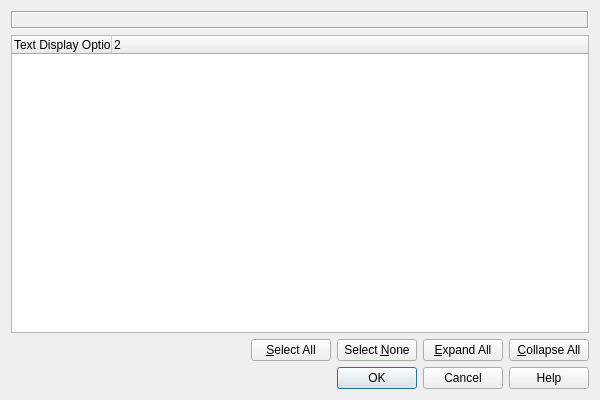
<?xml version="1.0" encoding="UTF-8"?>
<ui version="4.0">
 <class>TreeDialog</class>
 <widget class="QDialog" name="TreeDialog">
  <property name="geometry">
   <rect>
    <x>0</x>
    <y>0</y>
    <width>600</width>
    <height>400</height>
   </rect>
  </property>
  <property name="windowTitle">
   <string>Little Navmap - </string>
  </property>
  <layout class="QVBoxLayout" name="verticalLayout">
   <item>
    <widget class="QLabel" name="labelTreeDescription">
     <property name="frameShape">
      <enum>QFrame::Box</enum>
     </property>
     <property name="frameShadow">
      <enum>QFrame::Sunken</enum>
     </property>
     <property name="text">
      <string/>
     </property>
     <property name="wordWrap">
      <bool>true</bool>
     </property>
     <property name="margin">
      <number>5</number>
     </property>
     <property name="textInteractionFlags">
      <set>Qt::LinksAccessibleByMouse|Qt::TextSelectableByMouse</set>
     </property>
    </widget>
   </item>
   <item>
    <widget class="QTreeWidget" name="treeWidget">
     <property name="editTriggers">
      <set>QAbstractItemView::NoEditTriggers</set>
     </property>
     <property name="showDropIndicator" stdset="0">
      <bool>false</bool>
     </property>
     <property name="alternatingRowColors">
      <bool>true</bool>
     </property>
     <property name="selectionMode">
      <enum>QAbstractItemView::NoSelection</enum>
     </property>
     <property name="textElideMode">
      <enum>Qt::ElideNone</enum>
     </property>
     <property name="allColumnsShowFocus">
      <bool>true</bool>
     </property>
     <property name="wordWrap">
      <bool>true</bool>
     </property>
     <property name="columnCount">
      <number>2</number>
     </property>
     <attribute name="headerCascadingSectionResizes">
      <bool>true</bool>
     </attribute>
     <column>
      <property name="text">
       <string>Text Display Options</string>
      </property>
     </column>
     <column>
      <property name="text">
       <string notr="true">2</string>
      </property>
     </column>
    </widget>
   </item>
   <item>
    <layout class="QHBoxLayout" name="horizontalLayout">
     <property name="topMargin">
      <number>0</number>
     </property>
     <item>
      <spacer name="horizontalSpacer">
       <property name="orientation">
        <enum>Qt::Horizontal</enum>
       </property>
       <property name="sizeHint" stdset="0">
        <size>
         <width>40</width>
         <height>20</height>
        </size>
       </property>
      </spacer>
     </item>
     <item>
      <widget class="QPushButton" name="pushButtonTreeSelectAll">
       <property name="text">
        <string>&amp;Select All</string>
       </property>
      </widget>
     </item>
     <item>
      <widget class="QPushButton" name="pushButtonTreeSelectNone">
       <property name="text">
        <string>Select &amp;None</string>
       </property>
      </widget>
     </item>
     <item>
      <widget class="QPushButton" name="pushButtonTreeExpandAll">
       <property name="text">
        <string>&amp;Expand All</string>
       </property>
      </widget>
     </item>
     <item>
      <widget class="QPushButton" name="pushButtonTreeCollapseAll">
       <property name="text">
        <string>&amp;Collapse All</string>
       </property>
      </widget>
     </item>
    </layout>
   </item>
   <item>
    <widget class="QDialogButtonBox" name="buttonBoxTree">
     <property name="orientation">
      <enum>Qt::Horizontal</enum>
     </property>
     <property name="standardButtons">
      <set>QDialogButtonBox::Cancel|QDialogButtonBox::Help|QDialogButtonBox::Ok</set>
     </property>
    </widget>
   </item>
  </layout>
 </widget>
 <resources/>
 <connections/>
</ui>
